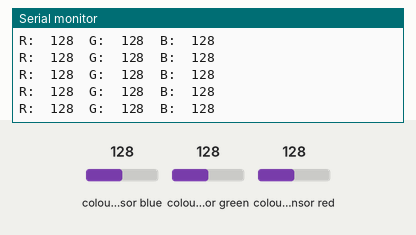
Recording of a sketch running on a simulated Arduino Uno, built with avr-gcc and run on an emulated ATmega328P. On the bench: the last lines printed to the serial monitor. The test bench sets the inputs (shaded band); at power-on: colour sensor blue 128, colour sensor green 128, colour sensor red 128.

Above: at 1.2 s.
1.3 s: colour sensor blue set to 5
At 1.34 s:
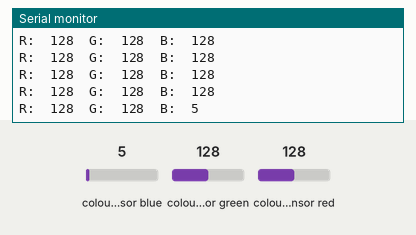
2.8 s: colour sensor green set to 5
At 2.81 s:
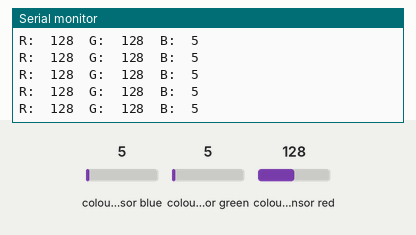
5.8 s: colour sensor blue set to 128
At 5.8 s:
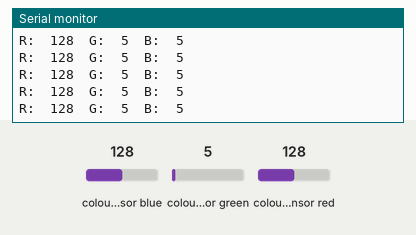
8.8 s: colour sensor green set to 64
At 8.8 s:
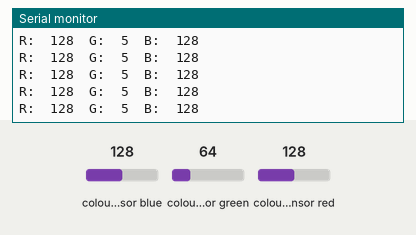
11.8 s: colour sensor green set to 128
At 11.8 s:
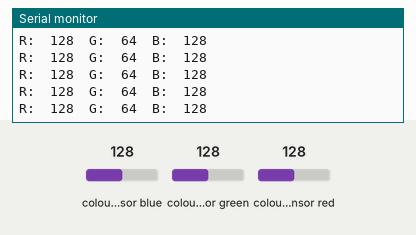
17.8 s: colour sensor red set to 64
At 17.86 s:
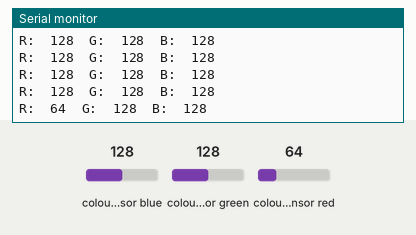
Timing chart, 0 to 20.8 s (numbered marks = the images above; inputs shaded):
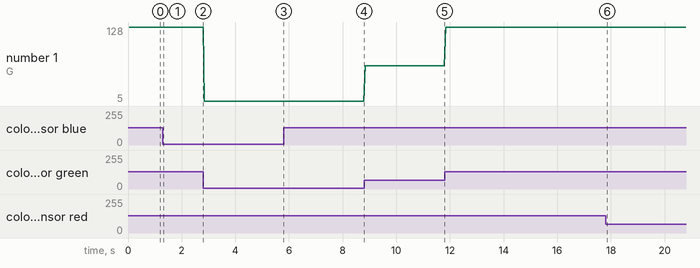

Measured:
- after the input at 1.3 s, the serial monitor: prints a new line at once (image 1)
- after the input at 17.8 s, the serial monitor: prints a new line at once (image 6)
- plotted number 1: 5 → 64 after the input at 8.8 s

The sketch:

colorview2.ino
```cpp
#include <Wire.h>
#include "Adafruit_TCS34725.h"
float red, green, blue;
Adafruit_TCS34725 tcs = Adafruit_TCS34725(TCS34725_INTEGRATIONTIME_50MS, TCS34725_GAIN_4X);

void setup() {
  Serial.begin(9600);
}
void loop() {
  tcs.getRGB(&red, &green, &blue);

  Serial.print("R:\t"); Serial.print(int(red));
  Serial.print("\tG:\t"); Serial.print(int(green));
  Serial.print("\tB:\t"); Serial.print(int(blue));
  Serial.print("\n");
}
```
